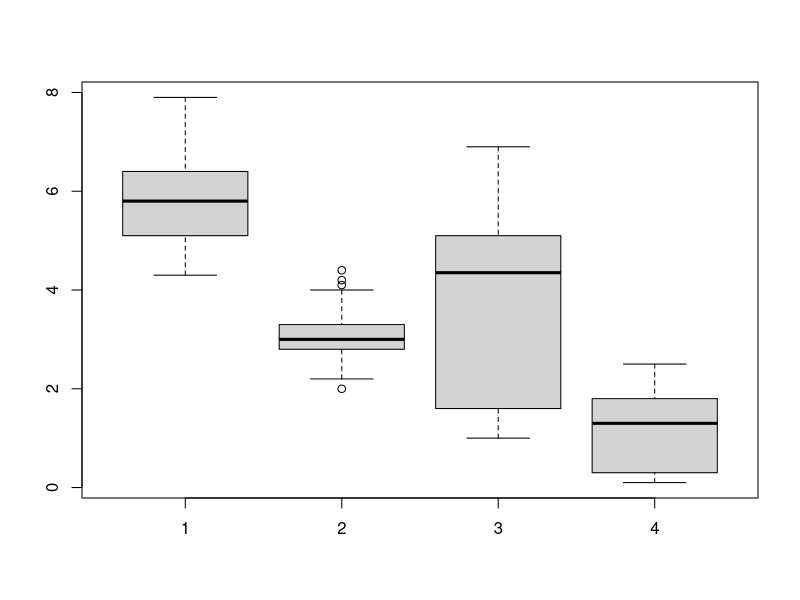
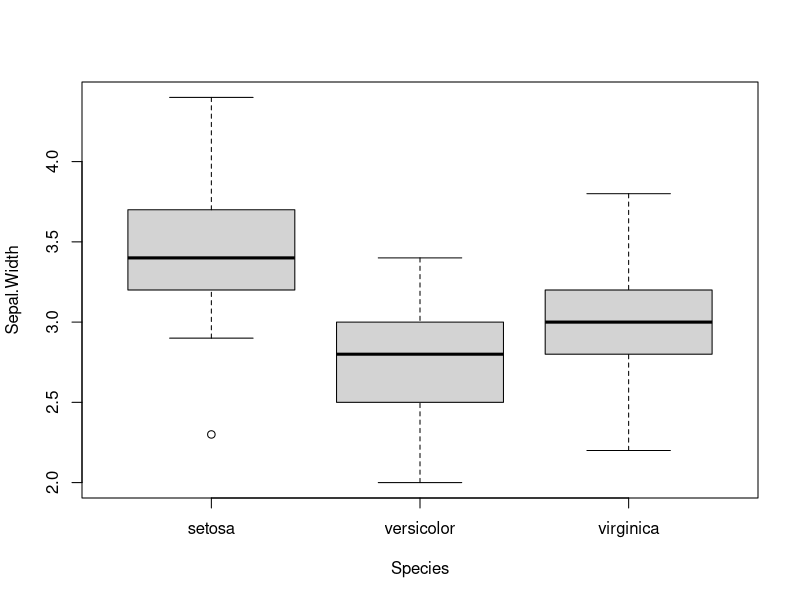

The R script that drew these images, in order:
## ---- chunk 1
GeneA <- c(3,4,5,7)
GeneB <- c(4,6,8,5)

print(GeneA)
print(GeneB)
## ---- chunk 2
Experiments <- c("control", "nitrogen","potassium", "phosphate")
print(Experiments)
## ---- chunk 3
GeneAB <- c(GeneA, GeneB)
print(GeneAB)
## ---- chunk 4
GeneABEx <- c(GeneAB, Experiments)
print(GeneABEx)
## ---- chunk 5
print("GeneAB:")
print(GeneAB)

GeneABplusOne <- GeneAB + 1
print("GeneABplusOne:")
print(GeneABplusOne)
## ---- chunk 6

expvalues <- rbind(GeneA, GeneB)
expvalues 
## ---- chunk 7
colnames(expvalues) <- Experiments
expvalues

## ---- chunk 8
subset.expval <- expvalues[1, 1:2] #row 1 is GeneA
subset.expval 
## ---- chunk 9
expvaluesdf <- as.data.frame(expvalues)
expvaluesdf
## ---- chunk 10
get.potassium1 <- expvaluesdf["potassium"]
get.potassium1

#get.potassium2
print(expvaluesdf["potassium"])

#get.potassium3
print(expvaluesdf$potassium)
## ---- chunk 11
help("read.table")
help("read.delim")
## ---- chunk 12
#class exercise

#pdf("iris.pdf")
iris
boxplot(iris$Sepal.Length, iris$Sepal.Width, iris$Petal.Length, iris$Petal.Width) #show the distribution of all the 4 measurements

boxplot(Sepal.Width ~ Species, data = iris) #for sepal.width, show boxplot of species

#save plots in pdf "iris.pdf"
#dev.off()

